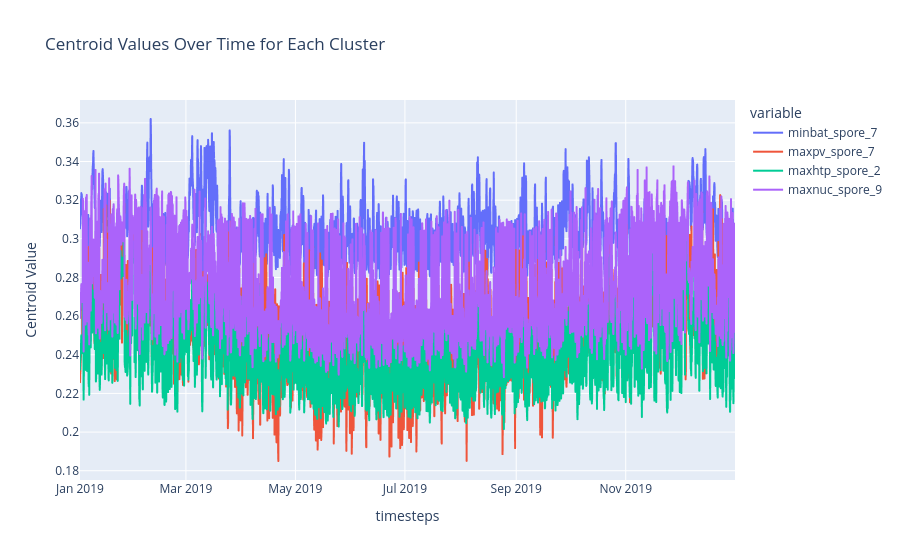

Notebook code for this chart:
### Code cell
import plotly.express as px

# Convert to DataFrame if not already
cluster_df = df_representative_configs.T  # Transpose to have time as index

# Plot interactive line plot with Plotly
fig = px.line(cluster_df, title="Centroid Values Over Time for Each Cluster", labels={'index': 'Time', 'value': 'Centroid Value'})
fig.show()

### Figure 1 — Plotly figure (JSON) as saved in the notebook; plotly's stock layout.template omitted (floating-point values rounded to 4 significant figures; data arrays with more than 128 entries replaced by an {"elided": "..."} marker saying what was removed)
{"data": [{"hovertemplate": "variable=minbat_spore_7<br>timesteps=%{x}<br>Centroid Value=%{y}<extra></extra>", "legendgroup": "minbat_spore_7", "line": {"color": "#636efa", "dash": "solid"}, "marker": {"symbol": "circle"}, "mode": "lines", "name": "minbat_spore_7", "showlegend": true, "type": "scattergl", "x": {"elided": "2920 str values"}, "xaxis": "x", "y": {"elided": "2920 float values"}, "yaxis": "y"}, {"hovertemplate": "variable=maxpv_spore_7<br>timesteps=%{x}<br>Centroid Value=%{y}<extra></extra>", "legendgroup": "maxpv_spore_7", "line": {"color": "#EF553B", "dash": "solid"}, "marker": {"symbol": "circle"}, "mode": "lines", "name": "maxpv_spore_7", "showlegend": true, "type": "scattergl", "x": {"elided": "2920 str values"}, "xaxis": "x", "y": {"elided": "2920 float values"}, "yaxis": "y"}, {"hovertemplate": "variable=maxhtp_spore_2<br>timesteps=%{x}<br>Centroid Value=%{y}<extra></extra>", "legendgroup": "maxhtp_spore_2", "line": {"color": "#00cc96", "dash": "solid"}, "marker": {"symbol": "circle"}, "mode": "lines", "name": "maxhtp_spore_2", "showlegend": true, "type": "scattergl", "x": {"elided": "2920 str values"}, "xaxis": "x", "y": {"elided": "2920 float values"}, "yaxis": "y"}, {"hovertemplate": "variable=maxnuc_spore_9<br>timesteps=%{x}<br>Centroid Value=%{y}<extra></extra>", "legendgroup": "maxnuc_spore_9", "line": {"color": "#ab63fa", "dash": "solid"}, "marker": {"symbol": "circle"}, "mode": "lines", "name": "maxnuc_spore_9", "showlegend": true, "type": "scattergl", "x": {"elided": "2920 str values"}, "xaxis": "x", "y": {"elided": "2920 float values"}, "yaxis": "y"}], "layout": {"legend": {"title": {"text": "variable"}, "tracegroupgap": 0}, "title": {"text": "Centroid Values Over Time for Each Cluster"}, "xaxis": {"anchor": "y", "domain": [0, 1], "title": {"text": "timesteps"}}, "yaxis": {"anchor": "x", "domain": [0, 1], "title": {"text": "Centroid Value"}}}}
